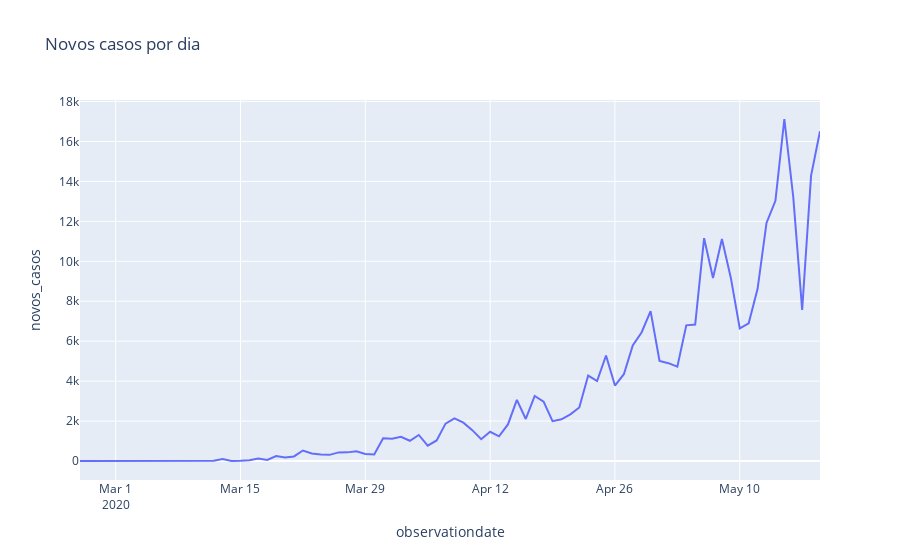

Here is the notebook cell this chart was saved with:
### Code cell
# Visualizando
px.line(brasil, 'observationdate', 'novos_casos', title='Novos casos por dia')
